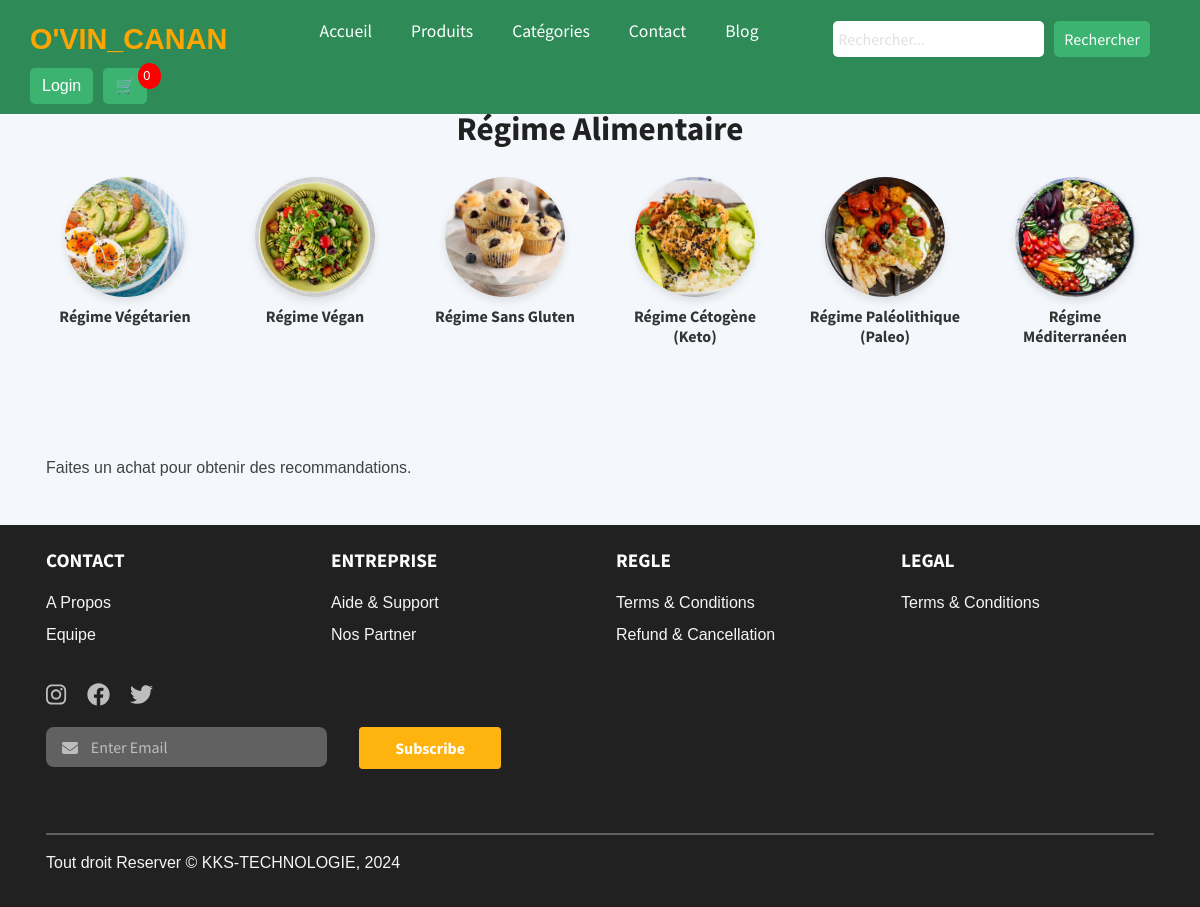
/articles/?regime=végétarien, run on an earlier commit of the app's database.
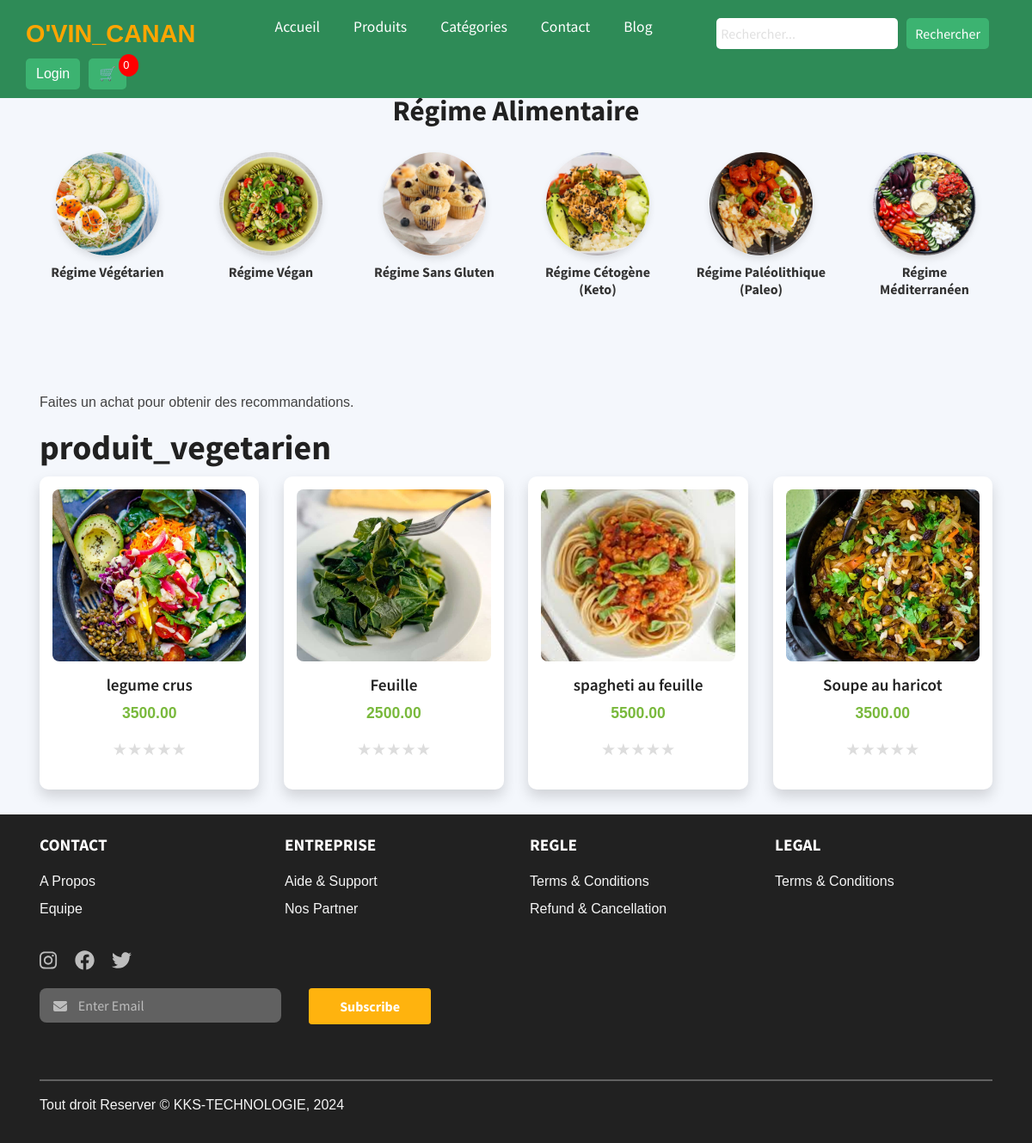
And on a later commit of the database.
### shop/models.py (models this page shows, shortened)
class Category(models.Model):
    nom = models.CharField(max_length=200)
    date_ajout = models.DateTimeField(auto_now=True)
    class Meta:
        ordering = ['-date_ajout']

class Product(models.Model):
    name = models.CharField(max_length=200)
    price = models.DecimalField(max_digits=15, decimal_places=2)
    category = models.ForeignKey(Category, related_name='categories', on_delete=models.CASCADE)
    regime = models.ForeignKey(RegimeAlimentaire, related_name='regimes', on_delete=models.CASCADE, null=True)
    smalldescription = models.CharField(max_length=300)
    description = models.TextField()
    photo = models.ImageField(upload_to='images/', null=True, blank=True)
    status = models.CharField(max_length=100)
    produit_frais = models.BooleanField(default=False)
    produit_bio = models.BooleanField(default=False)
    produit_vegan = models.BooleanField(default=False)
    produit_sans_gluten = models.BooleanField(default=False)
    date_creation = models.DateTimeField(auto_now=True)
    class Meta:
        ordering = ['-date_creation']

### shop/views.py (the view)
# urls.py: path('articles/', produit, name='produit'),
def produit(request):
    categories = Category.objects.all()[1:]
    regimes = request.GET.getlist('regime') or []  # Si aucun régime n'est sélectionné, utiliser une liste vide
    produit_frais = request.GET.get('produit_frais')
    produit_bio = request.GET.get('produit_bio')
    produit_vegan = request.GET.get('produit_vegan')
    produit_sans_gluten = request.GET.get('produit_sans_gluten')
    categories_with_products = []
    for category in categories:
        produits_in_category = Product.objects.filter(category=category)
        if regimes:
            produits_in_category = produits_in_category.filter(regime__nom__in=regimes)
        if produit_frais:
            produits_in_category = produits_in_category.filter(produit_frais=True)
        if produit_bio:
            produits_in_category = produits_in_category.filter(produit_bio=True)
        if produit_vegan:
            produits_in_category = produits_in_category.filter(produit_vegan=True)
        if produit_sans_gluten:
            produits_in_category = produits_in_category.filter(produit_sans_gluten=True)
        if produits_in_category.exists():
            categories_with_products.append({
                'category': category,
                'products': produits_in_category
            })
    user = request.user
    recommended_products = []
    if user.is_authenticated:
        recommended_products = get_recommendations_based_on_history(user)  # Appel à la fonction de recommandations
    return render(request, 'shop/produit.html', {
        'categories_with_products': categories_with_products,
        'recommended_products': recommended_products,  # Passer les produits recommandés si nécessaire
    })

### shop/templates/shop/produit.html (shortened to what the changed rows need)
 {% extends 'shop/base.html' %}
 {% load static %}
{% block index %}
<section id="categories" class="py-4">
  <div class="container">
    <h2 class="text-center mb-4">Régime Alimentaire</h2>
  </div>
</section>
<section id="testimonial" class="py-4 overflow-hidden no-scroll">
  <div class="container">
    <div class="row h-100 mt-1">
      {% for category_data in categories_with_products %}
        <div class="col-12">
          <h4 class="fw-bold fs-3 fs-lg-5 lh-sm">{{ category_data.category.nom }}</h4>
          <div class="row gx-4 gy-5">
            {% for product in category_data.products %}
              <div class="col-12 col-sm-6 col-md-4 col-lg-3">
                <div class="product-card shadow">
                  <div class="card-content">
                    <img id="pp{{ product.id }}" class="product-img img-fluid rounded" src="{{ product.photo.url }}" alt="{{ product.name }}">
                    <h3 id="aa{{ product.id }}" class="product-name text-center mt-3">{{ product.name }}</h3>
                    <p id="price{{ product.id }}" class="product-price text-center text-success fw-bold">{{ product.price }}</p>
                    <div class="rating d-flex justify-content-center" data-product-id="{{ product.id }}">
                      {% for i in "12345" %}
                        <span
                          class="star {% if forloop.counter <= product.rating %}filled{% else %}empty{% endif %}"
                          data-value="{{ forloop.counter }}">
                          ★
                        </span>
                      {% endfor %}
                    </div>
                  </div>
                </div>
              </div>
            {% endfor %}
          </div>
        </div>
      {% endfor %}
    </div>
  </div>
</section>
 {% endblock index %}

What changed in the data, as far as the page shows it:
added Category: category.nom "produit_vegetarien"
added Product: photo (picture), name "legume crus", price "3500.00"
added Product: photo (picture), name "Feuille", price "2500.00"
added Product: photo (picture), name "spagheti au feuille", price "5500.00"
added Product: photo (picture), name "Soupe au haricot", price "3500.00"
